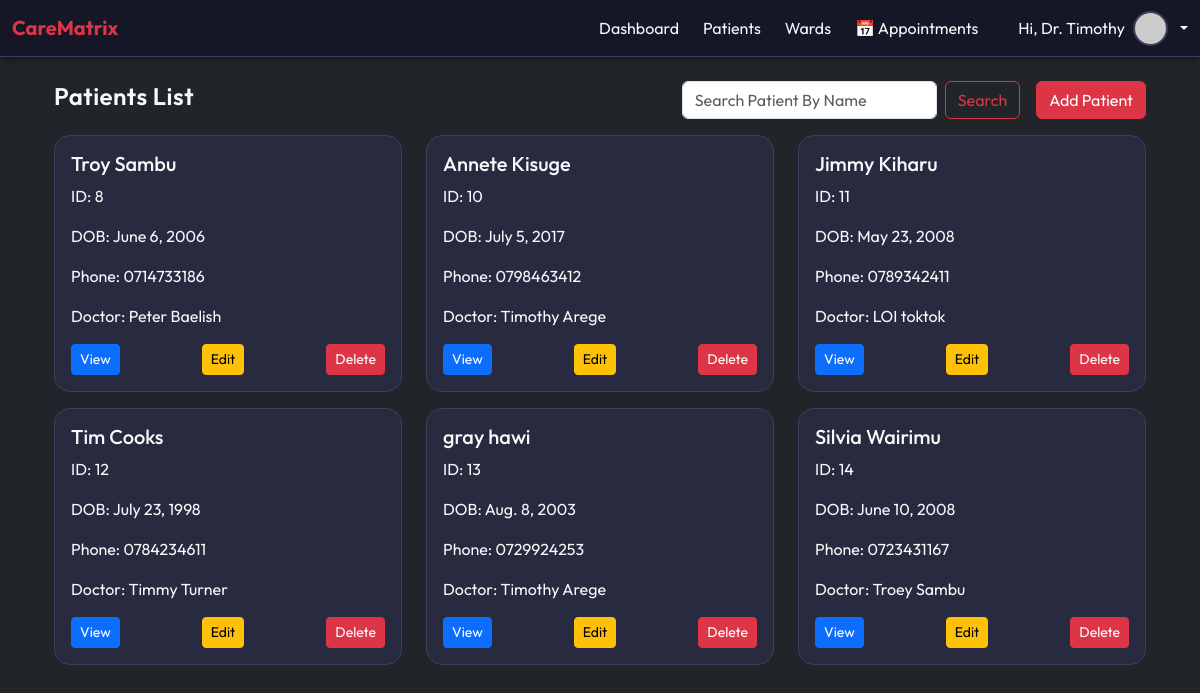
/patients/ (signed in), run on an earlier commit of the app's database.
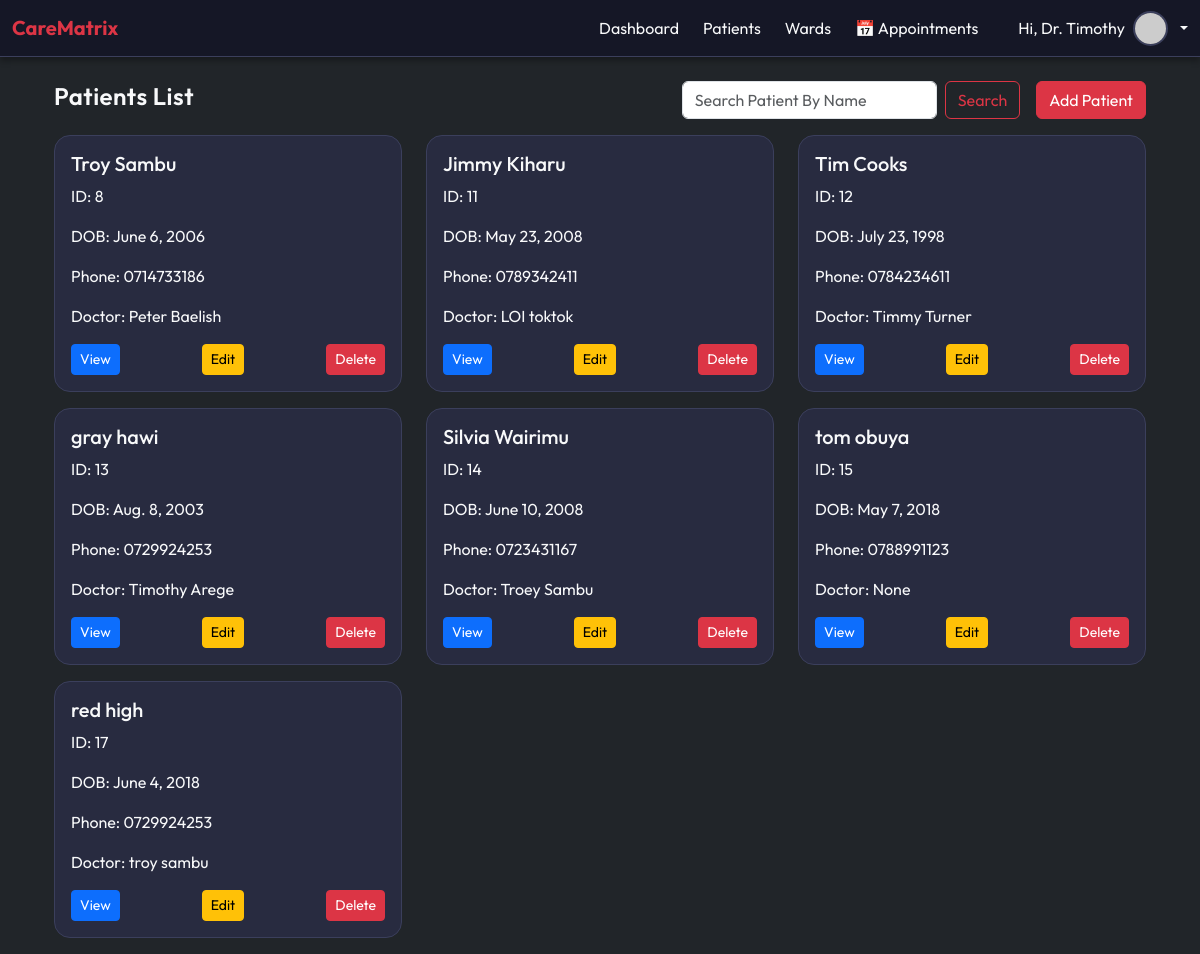
And on a later commit of the database.
### patients/models.py (models this page shows, shortened)
class Patient(models.Model):
    first_name = models.CharField(max_length=50)
    last_name = models.CharField(max_length=50)
    date_of_birth = models.DateField()
    gender = models.CharField(max_length=10)
    phone = models.CharField(max_length=15)
    address = models.TextField(blank=True)
    doctor = models.CharField(blank=True, null=True, max_length=100)
    is_high_risk = models.BooleanField(default=False)
    current_bed = models.OneToOneField(Bed, null=True, blank=True, on_delete=models.SET_NULL, related_name='occupant')

### patients/views.py (the view)
# urls.py: path('', views.patient_list, name='patient_list'),
@login_required
def patient_list(request):
    query = request.GET.get('q')
    if query:
        patients = Patient.objects.filter(
            Q(first_name__icontains=query) | Q(last_name__icontains=query)
        )
    else:
        patients = Patient.objects.all()
    return render(request, 'patients/list.html', {'patients': patients, 'query': query})

### patients/templates/patients/list.html
{% extends "base.html" %}
{% block content %}
<div class="container mt-4">
    <div class="d-flex justify-content-between align-items-center mb-3">
        <h2 class="page-title">Patients List</h2>
        <div class="d-flex gap-3 align-items-center">
            <form method="GET" action="{% url 'patients:patient_list' %}" class="d-flex">
                <input type="text" name="q" class="form-control me-2" placeholder="Search Patient By Name" value="{{ query|default:'' }}">
                <button type="submit" class="btn btn-outline-danger">Search</button>
            </form>
            <a href="{% url 'patients:patient_create' %}" class="btn btn-danger">Add Patient</a>
        </div>
    </div>
    {% if patients %}
    <div class="row">
        {% for patient in patients %}
        <div class="col-md-4 mb-3">
            <div class="content-card p-3">
                <h5>{{ patient.first_name }} {{ patient.last_name }}</h5>
                <p>ID: {{ patient.id }}</p>
                <p>DOB: {{ patient.date_of_birth }}</p>
                <p>Phone: {{ patient.phone }}</p>
                <p>Doctor: {{ patient.doctor }}</p>
                <div class="d-flex justify-content-between mt-2">
                    <a href="{% url 'patients:patient_detail' patient.id %}" class="btn btn-primary btn-sm">View</a>
                    <a href="{% url 'patients:patient_update' patient.id %}" class="btn btn-warning btn-sm">Edit</a>
                    <a href="{% url 'patients:patient_delete' patient.id %}" class="btn btn-danger btn-sm">Delete</a>
                </div>
            </div>
        </div>
        {% endfor %}
    </div>
    {% else %}
        <p>No patients found. <a href="{% url 'patients:patient_create' %}">Add a patient</a>.</p>
    {% endif %}
</div>
{% endblock %}

### accounts/templates/base.html (shortened to what this page needs)
<!DOCTYPE html>
{% load static %}
<html>
<head>
    <link href="https://cdn.jsdelivr.net/npm/bootstrap@5.3.2/dist/css/bootstrap.min.css" rel="stylesheet">
</head>
<body class="bg-dark text-light">
<body class="bg-light">
<nav class="navbar navbar-expand-lg">
  <div class="container-fluid">
    <a class="navbar-brand text-danger fw-bold" href="{% url 'dashboard:dashboard_home' %}">
         CareMatrix
    </a>
    <div class="d-flex align-items-center gap-4">
      <a class="nav-link text-light text-decoration-none" href="{% url 'dashboard:dashboard_home' %}">Dashboard</a>
      <a class="nav-link text-light text-decoration-none" href="{% url 'patients:patient_list' %}">Patients</a>
      <a class="nav-link text-light text-decoration-none" href="{% url 'patients:ward_list' %}">Wards</a>
      <a class="nav-link text-light text-decoration-none" href="{% url 'patients:appointment_list' %}">📅 Appointments</a>
      {% if user.is_authenticated %}
      <div class="dropdown ms-3">
        <a class="text-decoration-none text-light d-flex align-items-center gap-2 dropdown-toggle" href="#" role="button" id="profileDropdown" data-bs-toggle="dropdown" aria-expanded="false">
            <span class="d-none d-sm-inline">
                Hi, {% if user.is_superuser %}Admin{% else %}Dr. {{ user.first_name }}{% endif %}
            </span>
            <img src="https://ui-avatars.com/api/?name={{ user.first_name|default:user.username }}&background=dc3545&color=fff" alt="Profile" class="profile-img">
        </a>
      </div>
      {% endif %}
    </div>
  </div>
</nav>
<div class="container mt-4">
    {% block content %}{% endblock %}
</div>
</body>
</html>

### accounts/templates/base.html (style rules this page uses)
:root { --main-bg: #1B1E32; --card-bg: #282B40; --primary: #0d6efd; --accent: #dc3545; --text-color: #f8f9fa; --border-color: #3b3f5c; --nav-bg: #151726; }
body { font-family: 'Outfit', sans-serif; background: var(--main-bg); color: var(--text-color); min-height: 100vh; }
.navbar { background-color: var(--nav-bg) !important; box-shadow: 0 4px 6px rgba(0,0,0,0.3); border-bottom: 1px solid var(--border-color); }
.content-card { background: var(--card-bg); border: 1px solid var(--border-color); border-radius: 16px; overflow: hidden; transition: transform 0.2s ease, box-shadow 0.2s ease; color: var(--text-color); }
.page-title { font-size: 1.5rem; font-weight: 600; color: var(--text-color); letter-spacing: 0.02em; }
.profile-img { width: 35px; height: 35px; border-radius: 50%; object-fit: cover; border: 2px solid var(--border-color); }

What changed in the data, as far as the page shows it:
removed Patient: first_name "Annete", last_name "Kisuge", id "10", date_of_birth "July 5, 2017", phone "0798463412", doctor "Timothy Arege"
added Patient: first_name "tom", last_name "obuya", id "15", date_of_birth "May 7, 2018", phone "0788991123", doctor "None"
added Patient: first_name "red", last_name "high", id "17", date_of_birth "June 4, 2018", phone "0729924253", doctor "troy sambu"
